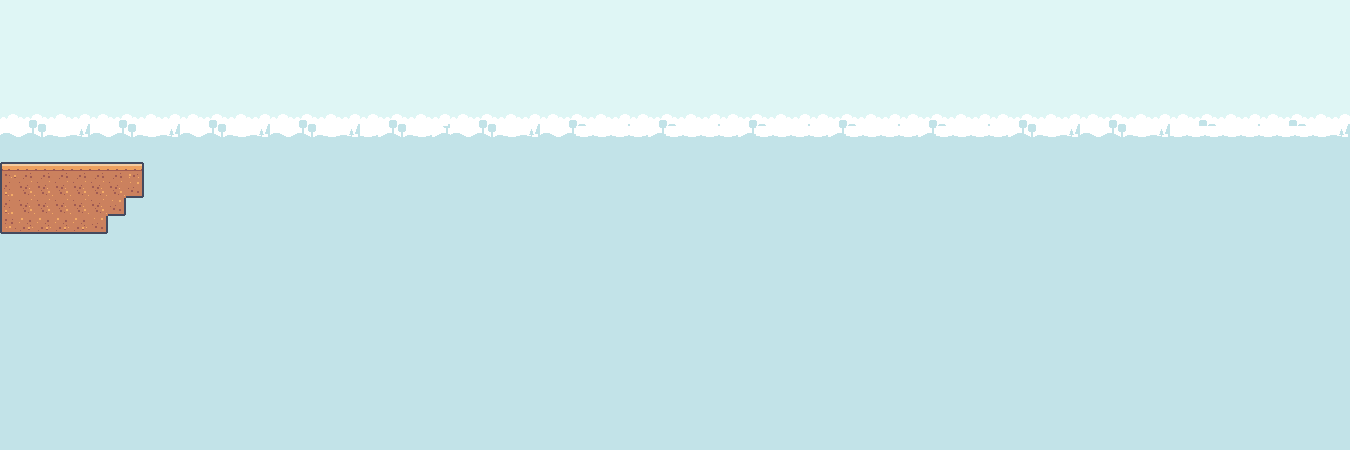

This game map was drawn from its Tiled (.tmx) file and the tilesets committed beside it. A one-line description and the trimmed map source follow:
An orthogonal 75x25 tile map with 18x18 px tiles, 2 tile layers (background, ground), 2 tilesets and 1 object (coin).

<map version="1.10" tiledversion="1.10.2" orientation="orthogonal" renderorder="right-down" width="75" height="25" tilewidth="18" tileheight="18" infinite="0" nextlayerid="4" nextobjectid="2">
 <tileset firstgid="1" name="tilemap_packed" tilewidth="18" tileheight="18" tilecount="180" columns="20">
  <image source="tilemap_packed.png" width="360" height="162" />
  <tile id="0">
   <properties>
    <property name="collides" type="bool" value="true" />
   </properties>
  </tile>
  <tile id="1">
   <properties>
    <property name="collides" type="bool" value="true" />
   </properties>
  </tile>
  <tile id="2">
   <properties>
    <property name="collides" type="bool" value="true" />
   </properties>
  </tile>
  <tile id="3">
   <properties>
    <property name="collides" type="bool" value="true" />
   </properties>
  </tile>
  <tile id="12">
   <properties>
    <property name="collides" type="bool" value="true" />
   </properties>
  </tile>
  <tile id="13">
   <properties>
    <property name="collides" type="bool" value="true" />
   </properties>
  </tile>
  <tile id="14">
   <properties>
    <property name="collides" type="bool" value="true" />
   </properties>
  </tile>
  <tile id="15">
   <properties>
    <property name="collides" type="bool" value="true" />
   </properties>
  </tile>
  <tile id="20">
   <properties>
    <property name="collides" type="bool" value="true" />
   </properties>
  </tile>
  <tile id="21">
   <properties>
    <property name="collides" type="bool" value="true" />
   </properties>
  </tile>
  <tile id="22">
   <properties>
    <property name="collides" type="bool" value="true" />
   </properties>
  </tile>
  <tile id="23">
   <properties>
    <property name="collides" type="bool" value="true" />
   </properties>
  </tile>
  <tile id="40">
   <properties>
    <property name="collides" type="bool" value="true" />
   </properties>
  </tile>
  <tile id="41">
   <properties>
    <property name="collides" type="bool" value="true" />
   </properties>
  </tile>
  <tile id="42">
   <properties>
    <property name="collides" type="bool" value="true" />
   </properties>
  </tile>
  <tile id="43">
   <properties>
    <property name="collides" type="bool" value="true" />
   </properties>
  </tile>
  <tile id="47">
   <properties>
    <property name="collides" type="bool" value="true" />
   </properties>
  </tile>
  <tile id="48">
   <properties>
    <property name="collides" type="bool" value="true" />
   </properties>
  </tile>
  <tile id="49">
   <properties>
    <property name="collides" type="bool" value="true" />
   </properties>
  </tile>
  <tile id="50">
   <properties>
    <property name="collides" type="bool" value="true" />
   </properties>
  </tile>
  <tile id="60">
   <properties>
    <property name="collides" type="bool" value="true" />
   </properties>
  </tile>
  <tile id="61">
   <properties>
    <property name="collides" type="bool" value="true" />
   </properties>
  </tile>
  <tile id="62">
   <properties>
    <property name="collides" type="bool" value="true" />
   </properties>
  </tile>
  <tile id="63">
   <properties>
    <property name="collides" type="bool" value="true" />
   </properties>
  </tile>
  <tile id="80">
   <properties>
    <property name="collides" type="bool" value="true" />
   </properties>
  </tile>
  <tile id="81">
   <properties>
    <property name="collides" type="bool" value="true" />
   </properties>
  </tile>
  <tile id="82">
   <properties>
    <property name="collides" type="bool" value="true" />
   </properties>
  </tile>
  <tile id="83">
   <properties>
    <property name="collides" type="bool" value="true" />
   </properties>
  </tile>
  <tile id="98">
   <properties>
    <property name="collides" type="bool" value="true" />
   </properties>
  </tile>
  <tile id="99">
   <properties>
    <property name="collides" type="bool" value="true" />
   </properties>
  </tile>
  <tile id="100">
   <properties>
    <property name="collides" type="bool" value="true" />
   </properties>
  </tile>
  <tile id="101">
   <properties>
    <property name="collides" type="bool" value="true" />
   </properties>
  </tile>
  <tile id="102">
   <properties>
    <property name="collides" type="bool" value="true" />
   </properties>
  </tile>
  <tile id="103">
   <properties>
    <property name="collides" type="bool" value="true" />
   </properties>
  </tile>
  <tile id="118">
   <properties>
    <property name="collides" type="bool" value="true" />
   </properties>
  </tile>
  <tile id="119">
   <properties>
    <property name="collides" type="bool" value="true" />
   </properties>
  </tile>
  <tile id="120">
   <properties>
    <property name="collides" type="bool" value="true" />
   </properties>
  </tile>
  <tile id="121">
   <properties>
    <property name="collides" type="bool" value="true" />
   </properties>
  </tile>
  <tile id="122">
   <properties>
    <property name="collides" type="bool" value="true" />
   </properties>
  </tile>
  <tile id="123">
   <properties>
    <property name="collides" type="bool" value="true" />
   </properties>
  </tile>
  <tile id="139">
   <properties>
    <property name="collides" type="bool" value="true" />
   </properties>
  </tile>
  <tile id="140">
   <properties>
    <property name="collides" type="bool" value="true" />
   </properties>
  </tile>
  <tile id="141">
   <properties>
    <property name="collides" type="bool" value="true" />
   </properties>
  </tile>
  <tile id="142">
   <properties>
    <property name="collides" type="bool" value="true" />
   </properties>
  </tile>
  <tile id="143">
   <properties>
    <property name="collides" type="bool" value="true" />
   </properties>
  </tile>
 </tileset>
 <tileset firstgid="181" name="tilemap-backgrounds_packed" tilewidth="18" tileheight="18" tilecount="40" columns="10">
  <image source="tilemap-backgrounds_packed.png" width="192" height="72" />
 </tileset>
 <layer id="1" name="background" width="75" height="25">
  <data>[1875 cells, 1875 non-empty, 20 distinct tile ids]</data>
 </layer>
 <layer id="2" name="ground" width="75" height="25">
  <data>[1875 cells, 29 non-empty, 8 distinct tile ids]</data>
 </layer>
 <objectgroup id="3" name="object">
  <object id="1" name="coin" gid="152" x="116.084" y="153.426" width="18" height="18" />
 </objectgroup>
</map>
